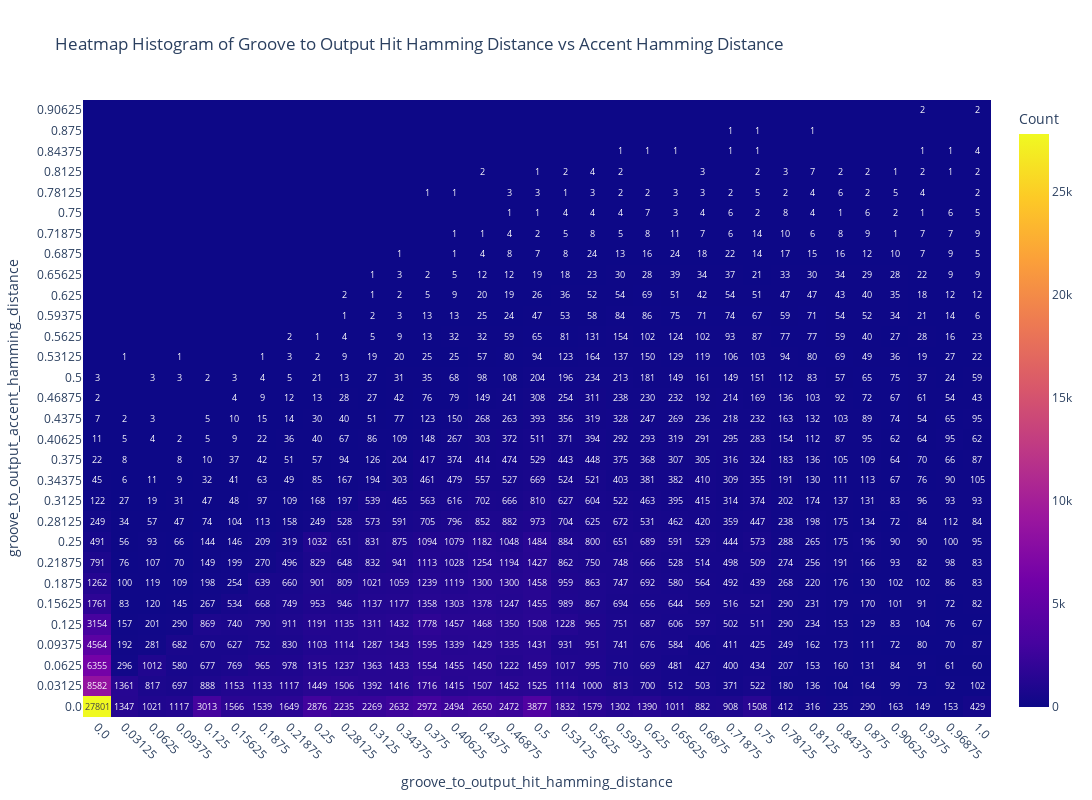

The code cell stored with this chart in its notebook:
### Code cell
import pandas as pd
import plotly.graph_objects as go
import plotly.express as px
import numpy as np

def create_heatmap_histogram(df, key1, key2, bins=None, title=None, exclude_pairs=None,
                           show_zeros=False):
    """
    Creates an interactive heatmap histogram from a DataFrame using two keys.
    Shows frequency counts in each cell like a confusion matrix.

    Parameters:
    -----------
    df : pandas.DataFrame
        The input dataframe
    key1 : str
        Column name for x-axis
    key2 : str
        Column name for y-axis
    bins : int, tuple, or None, optional
        Number of bins for each dimension. If None (default), uses all unique values
    title : str, optional
        Plot title (default: auto-generated)
    exclude_pairs : list of tuples or tuple, optional
        Specific (key1, key2) value pairs to exclude from calculations
        e.g., [(10, 20), (15, 25)] or (10, 20) for single exclusion
    show_zeros : bool, optional
        Whether to show 0 counts in cells (default: False)

    Returns:
    --------
    plotly.graph_objects.Figure
        Interactive heatmap with counts
    """

    # Create a copy to avoid modifying original dataframe
    df_filtered = df.copy()

    # Handle exclusions
    if exclude_pairs is not None:
        # Convert single tuple to list of tuples
        if isinstance(exclude_pairs, tuple):
            exclude_pairs = [exclude_pairs]

        # Create boolean mask for rows to keep
        mask = pd.Series([True] * len(df_filtered), index=df_filtered.index)

        for pair in exclude_pairs:
            if len(pair) != 2:
                raise ValueError("Each exclusion pair must contain exactly 2 values")

            exclude_mask = (df_filtered[key1] == pair[0]) & (df_filtered[key2] == pair[1])
            mask = mask & ~exclude_mask

            # Print info about excluded points
            excluded_count = exclude_mask.sum()
            if excluded_count > 0:
                print(f"Excluded {excluded_count} points with ({key1}={pair[0]}, {key2}={pair[1]})")

        # Apply the mask
        df_filtered = df_filtered[mask]
        print(f"Total rows after exclusions: {len(df_filtered)} (original: {len(df)})")

    # Extract data for the two keys and remove NaN values
    valid_data = df_filtered[[key1, key2]].dropna()
    x_data = valid_data[key1]
    y_data = valid_data[key2]

    if len(x_data) == 0:
        print("Warning: No valid data points remaining after exclusions and NaN removal")
        return None

    # Handle bins=None case (use unique values)
    if bins is None:
        # Create cross-tabulation using unique values
        crosstab = pd.crosstab(y_data, x_data, dropna=False)

        # Get sorted unique values for consistent ordering
        x_values = sorted(x_data.unique())
        y_values = sorted(y_data.unique())

        # Reindex to ensure all values are present
        crosstab = crosstab.reindex(index=y_values, columns=x_values, fill_value=0)

        # Create labels (convert to string for display)
        x_labels = [str(x) for x in x_values]
        y_labels = [str(y) for y in y_values]

        # Get the count matrix
        count_matrix = crosstab.values

    else:
        # Use binning approach for numeric bins
        # Create 2D histogram using numpy
        hist, x_edges, y_edges = np.histogram2d(x_data, y_data, bins=bins)

        # Create bin labels for better readability
        x_labels = []
        for i in range(len(x_edges) - 1):
            x_labels.append(f"{x_edges[i]:.1f}-{x_edges[i+1]:.1f}")

        y_labels = []
        for i in range(len(y_edges) - 1):
            y_labels.append(f"{y_edges[i]:.1f}-{y_edges[i+1]:.1f}")

        # Transpose histogram for correct orientation
        count_matrix = hist.T

    # Create text annotations for each cell (showing the count)
    text_annotations = []
    for i in range(len(y_labels)):
        row = []
        for j in range(len(x_labels)):
            count = int(count_matrix[i, j])
            if count > 0 or show_zeros:
                row.append(str(count))
            else:
                row.append("")  # Don't show 0s for cleaner look unless requested
        text_annotations.append(row)

    # Create the heatmap
    fig = go.Figure(data=go.Heatmap(
        z=count_matrix,
        x=x_labels,
        y=y_labels,
        text=text_annotations,
        texttemplate="%{text}",
        textfont={"size": max(8, min(12, 300 // max(len(x_labels), len(y_labels))))},  # Dynamic font size
        colorscale='Plasma', # 'YlGnBu', 'Cividis', 'Plasma', 'Inferno', 'Magma'
        showscale=True,
        colorbar=dict(title="Count"),
        hovertemplate=f'{key1}: %{{x}}<br>{key2}: %{{y}}<br>Count: %{{z}}<extra></extra>'
    ))

    # Update layout
    if title is None:
        exclusion_info = f" (Excluded {len(exclude_pairs)} pairs)" if exclude_pairs else ""
        bins_info = "All unique values" if bins is None else f"{bins} bins"
        title = f'Heatmap: {key1} vs {key2} ({bins_info}){exclusion_info}'

    # Dynamic sizing based on number of categories
    plot_width = max(600, len(x_labels) * 40)
    plot_height = max(400, len(y_labels) * 30)

    fig.update_layout(
        title=title,
        xaxis_title=key1,
        yaxis_title=key2,
        width=min(plot_width, 1200),  # Cap maximum width
        height=min(plot_height, 800), # Cap maximum height
        xaxis=dict(tickangle=45 if len(x_labels) > 10 else 0),
        yaxis=dict(tickangle=0)
    )

    return fig

def create_binned_heatmap_histogram(df, key1, key2, bins=20, title=None, exclude_pairs=None,
                                  show_zeros=False):
    """
    Creates a heatmap for continuous data with explicit binning.
    This is the old behavior when you specifically want to bin continuous data.

    Parameters are the same as create_heatmap_histogram but bins defaults to 20.
    """
    return create_heatmap_histogram(df, key1, key2, bins=bins, title=title,
                                  exclude_pairs=exclude_pairs, show_zeros=show_zeros)

# Helper function to check data characteristics
def analyze_data_for_binning(df, key1, key2):
    """
    Analyzes the data to suggest whether binning might be needed.

    Returns:
    --------
    dict: Information about the data characteristics
    """
    x_data = df[key1].dropna()
    y_data = df[key2].dropna()

    x_unique_count = x_data.nunique()
    y_unique_count = y_data.nunique()

    x_is_numeric = pd.api.types.is_numeric_dtype(x_data)
    y_is_numeric = pd.api.types.is_numeric_dtype(y_data)

    analysis = {
        'x_unique_count': x_unique_count,
        'y_unique_count': y_unique_count,
        'x_is_numeric': x_is_numeric,
        'y_is_numeric': y_is_numeric,
        'total_combinations': x_unique_count * y_unique_count,
        'data_points': len(df[[key1, key2]].dropna())
    }

    # Suggestions
    if analysis['total_combinations'] > 100:
        analysis['suggestion'] = f"Consider using bins (e.g., bins=20) as you have {analysis['total_combinations']} unique combinations"
    elif analysis['total_combinations'] > 50:
        analysis['suggestion'] = "Data might benefit from binning for cleaner visualization"
    else:
        analysis['suggestion'] = "Using unique values (bins=None) should work well"

    return analysis

# Example usage:
"""
import pandas as pd
import numpy as np

# Example 1: Discrete/Categorical data (bins=None works great)
np.random.seed(42)
df_discrete = pd.DataFrame({
    'department': np.random.choice(['Sales', 'Engineering', 'Marketing', 'HR'], 500),
    'rating': np.random.choice([1, 2, 3, 4, 5], 500),
    'experience': np.random.choice(['Junior', 'Mid', 'Senior'], 500)
})

# This will use all unique values automatically
fig1 = create_heatmap_histogram(df_discrete, 'department', 'rating',
                               title='Department vs Rating (All Unique Values)')
fig1.show()

# Example 2: Continuous data with bins=None (might create many unique values)
df_continuous = pd.DataFrame({
    'height': np.random.normal(170, 10, 1000),
    'weight': np.random.normal(70, 15, 1000),
    'age': np.random.randint(18, 80, 1000)
})

# Check data characteristics first
analysis = analyze_data_for_binning(df_continuous, 'height', 'weight')
print("Data analysis:", analysis)

# This might create a very sparse heatmap due to many unique float values
fig2 = create_heatmap_histogram(df_continuous, 'height', 'weight',
                               title='Height vs Weight (All Unique Values - Might be Sparse)')

# Better approach for continuous data - use binning
fig3 = create_heatmap_histogram(df_continuous, 'height', 'weight', bins=15,
                               title='Height vs Weight (15x15 bins)')
fig3.show()

# Example 3: Integer data works well with bins=None
df_integers = pd.DataFrame({
    'score1': np.random.randint(0, 11, 1000),  # 0-10 score
    'score2': np.random.randint(0, 11, 1000),  # 0-10 score
    'category': np.random.choice(['A', 'B', 'C'], 1000)
})

fig4 = create_heatmap_histogram(df_integers, 'score1', 'score2',
                               title='Score1 vs Score2 (Integer Values)')
fig4.show()

# Example 4: With exclusions
fig5 = create_heatmap_histogram(df_discrete, 'department', 'rating',
                               exclude_pairs=[('Sales', 5), ('HR', 1)],
                               show_zeros=True,
                               title='Department vs Rating (With Exclusions)')
fig5.show()
"""

create_heatmap_histogram(control_features_df,
                         key1="groove_to_output_hit_hamming_distance",
                         key2="groove_to_output_accent_hamming_distance",
                         bins=None,
                         title="Heatmap Histogram of Groove to Output Hit Hamming Distance vs Accent Hamming Distance",
                         )

### Figure 1 — Plotly figure (JSON) as saved in the notebook; plotly's stock layout.template omitted (floating-point values rounded to 4 significant figures; data arrays with more than 128 entries replaced by an {"elided": "..."} marker saying what was removed)
{"data": [{"colorbar": {"title": {"text": "Count"}}, "colorscale": [[0.0, "#0d0887"], [0.1111, "#46039f"], [0.2222, "#7201a8"], [0.3333, "#9c179e"], [0.4444, "#bd3786"], [0.5556, "#d8576b"], [0.6667, "#ed7953"], [0.7778, "#fb9f3a"], [0.8889, "#fdca26"], [1.0, "#f0f921"]], "hovertemplate": "groove_to_output_hit_hamming_distance: %{x}<br>groove_to_output_accent_hamming_distance: %{y}<br>Count: %{z}<extra></extra>", "showscale": true, "text": {"elided": "30x33 str values"}, "textfont": {"size": 9}, "texttemplate": "%{text}", "x": ["0.0", "0.03125", "0.0625", "0.09375", "0.125", "0.15625", "0.1875", "0.21875", "0.25", "0.28125", "0.3125", "0.34375", "0.375", "0.40625", "0.4375", "0.46875", "0.5", "0.53125", "0.5625", "0.59375", "0.625", "0.65625", "0.6875", "0.71875", "0.75", "0.78125", "0.8125", "0.84375", "0.875", "0.90625", "0.9375", "0.96875", "1.0"], "y": ["0.0", "0.03125", "0.0625", "0.09375", "0.125", "0.15625", "0.1875", "0.21875", "0.25", "0.28125", "0.3125", "0.34375", "0.375", "0.40625", "0.4375", "0.46875", "0.5", "0.53125", "0.5625", "0.59375", "0.625", "0.65625", "0.6875", "0.71875", "0.75", "0.78125", "0.8125", "0.84375", "0.875", "0.90625"], "z": {"elided": "30x33 int values"}, "type": "heatmap"}], "layout": {"xaxis": {"title": {"text": "groove_to_output_hit_hamming_distance"}, "tickangle": 45}, "yaxis": {"title": {"text": "groove_to_output_accent_hamming_distance"}, "tickangle": 0}, "title": {"text": "Heatmap Histogram of Groove to Output Hit Hamming Distance vs Accent Hamming Distance"}, "width": 1200, "height": 800}}
